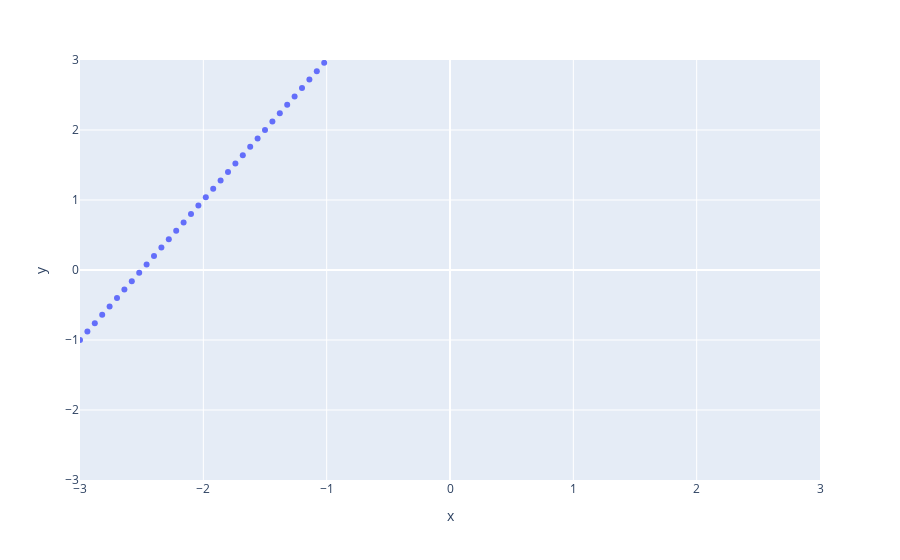
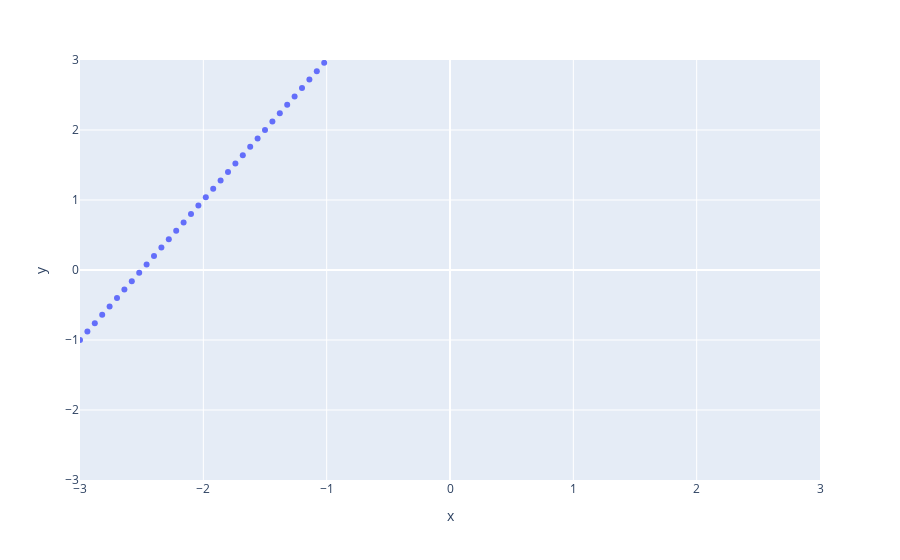

The code cell stored with these charts, in order, in its notebook:
### Code cell
predicted_y = [(intercept + slope * x_val) for x_val in x]

# Now graph the predicted and compare to expected
original = px.scatter(x=x, y=y)
original.update_yaxes(range=[-3,3])
original.update_xaxes(range=[-3,3])
original.show()

predicted = px.scatter(x=x, y=predicted_y)
predicted.update_yaxes(range=[-3,3])
predicted.update_xaxes(range=[-3,3])
predicted.show()

### Figure 1 — Plotly figure (JSON) as saved in the notebook; plotly's stock layout.template omitted (floating-point values rounded to 4 significant figures)
{"data": [{"hovertemplate": "x=%{x}<br>y=%{y}<extra></extra>", "legendgroup": "", "marker": {"color": "#636efa", "symbol": "circle"}, "mode": "markers", "name": "", "orientation": "v", "showlegend": false, "type": "scatter", "x": [-3, -2.94, -2.88, -2.82, -2.76, -2.7, -2.64, -2.58, -2.52, -2.46, -2.4, -2.34, -2.28, -2.22, -2.16, -2.1, -2.04, -1.98, -1.92, -1.86, -1.8, -1.74, -1.68, -1.62, -1.56, -1.5, -1.44, -1.38, -1.32, -1.26, -1.2, -1.14, -1.08, -1.02, -0.96, -0.9, -0.84, -0.78, -0.72, -0.66, -0.6, -0.54, -0.48, -0.42, -0.36, -0.3, -0.24, -0.18, -0.12, -0.06, 0, 0.06, 0.12, 0.18, 0.24, 0.3, 0.36, 0.42, 0.48, 0.54, 0.6, 0.66, 0.72, 0.78, 0.84, 0.9, 0.96, 1.02, 1.08, 1.14, 1.2, 1.26, 1.32, 1.38, 1.44, 1.5, 1.56, 1.62, 1.68, 1.74, 1.8, 1.86, 1.92, 1.98, 2.04, 2.1, 2.16, 2.22, 2.28, 2.34, 2.4, 2.46, 2.52, 2.58, 2.64, 2.7, 2.76, 2.82, 2.88, 2.94], "xaxis": "x", "y": [-1, -0.88, -0.76, -0.64, -0.52, -0.4, -0.28, -0.16, -0.04, 0.08, 0.2, 0.32, 0.44, 0.56, 0.68, 0.8, 0.92, 1.04, 1.16, 1.28, 1.4, 1.52, 1.64, 1.76, 1.88, 2, 2.12, 2.24, 2.36, 2.48, 2.6, 2.72, 2.84, 2.96, 3.08, 3.2, 3.32, 3.44, 3.56, 3.68, 3.8, 3.92, 4.04, 4.16, 4.28, 4.4, 4.52, 4.64, 4.76, 4.88, 5, 5.12, 5.24, 5.36, 5.48, 5.6, 5.72, 5.84, 5.96, 6.08, 6.2, 6.32, 6.44, 6.56, 6.68, 6.8, 6.92, 7.04, 7.16, 7.28, 7.4, 7.52, 7.64, 7.76, 7.88, 8, 8.12, 8.24, 8.36, 8.48, 8.6, 8.72, 8.84, 8.96, 9.08, 9.2, 9.32, 9.44, 9.56, 9.68, 9.8, 9.92, 10.04, 10.16, 10.28, 10.4, 10.52, 10.64, 10.76, 10.88], "yaxis": "y"}], "layout": {"legend": {"tracegroupgap": 0}, "margin": {"t": 60}, "xaxis": {"anchor": "y", "domain": [0, 1], "range": [-3, 3], "title": {"text": "x"}}, "yaxis": {"anchor": "x", "domain": [0, 1], "range": [-3, 3], "title": {"text": "y"}}}}

### Figure 2 — Plotly figure (JSON) as saved in the notebook; plotly's stock layout.template omitted (floating-point values rounded to 4 significant figures)
{"data": [{"hovertemplate": "x=%{x}<br>y=%{y}<extra></extra>", "legendgroup": "", "marker": {"color": "#636efa", "symbol": "circle"}, "mode": "markers", "name": "", "orientation": "v", "showlegend": false, "type": "scatter", "x": [-3, -2.94, -2.88, -2.82, -2.76, -2.7, -2.64, -2.58, -2.52, -2.46, -2.4, -2.34, -2.28, -2.22, -2.16, -2.1, -2.04, -1.98, -1.92, -1.86, -1.8, -1.74, -1.68, -1.62, -1.56, -1.5, -1.44, -1.38, -1.32, -1.26, -1.2, -1.14, -1.08, -1.02, -0.96, -0.9, -0.84, -0.78, -0.72, -0.66, -0.6, -0.54, -0.48, -0.42, -0.36, -0.3, -0.24, -0.18, -0.12, -0.06, 0, 0.06, 0.12, 0.18, 0.24, 0.3, 0.36, 0.42, 0.48, 0.54, 0.6, 0.66, 0.72, 0.78, 0.84, 0.9, 0.96, 1.02, 1.08, 1.14, 1.2, 1.26, 1.32, 1.38, 1.44, 1.5, 1.56, 1.62, 1.68, 1.74, 1.8, 1.86, 1.92, 1.98, 2.04, 2.1, 2.16, 2.22, 2.28, 2.34, 2.4, 2.46, 2.52, 2.58, 2.64, 2.7, 2.76, 2.82, 2.88, 2.94], "xaxis": "x", "y": [-1.0, -0.88, -0.76, -0.64, -0.52, -0.4, -0.28, -0.16, -0.04, 0.08, 0.2, 0.32, 0.44, 0.56, 0.68, 0.8, 0.92, 1.04, 1.16, 1.28, 1.4, 1.52, 1.64, 1.76, 1.88, 2.0, 2.12, 2.24, 2.36, 2.48, 2.6, 2.72, 2.84, 2.96, 3.08, 3.2, 3.32, 3.44, 3.56, 3.68, 3.8, 3.92, 4.04, 4.16, 4.28, 4.4, 4.52, 4.64, 4.76, 4.88, 5.0, 5.12, 5.24, 5.36, 5.48, 5.6, 5.72, 5.84, 5.96, 6.08, 6.2, 6.32, 6.44, 6.56, 6.68, 6.8, 6.92, 7.04, 7.16, 7.28, 7.4, 7.52, 7.64, 7.76, 7.88, 8.0, 8.12, 8.24, 8.36, 8.48, 8.6, 8.72, 8.84, 8.96, 9.08, 9.2, 9.32, 9.44, 9.56, 9.68, 9.8, 9.92, 10.04, 10.16, 10.28, 10.4, 10.52, 10.64, 10.76, 10.88], "yaxis": "y"}], "layout": {"legend": {"tracegroupgap": 0}, "margin": {"t": 60}, "xaxis": {"anchor": "y", "domain": [0, 1], "range": [-3, 3], "title": {"text": "x"}}, "yaxis": {"anchor": "x", "domain": [0, 1], "range": [-3, 3], "title": {"text": "y"}}}}
